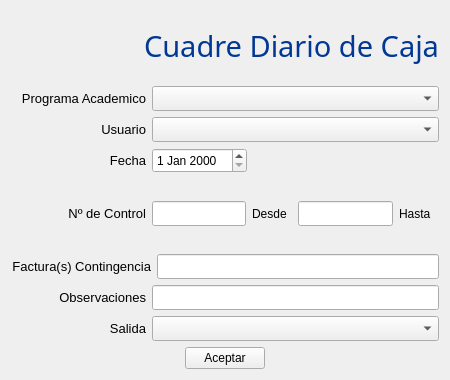
<?xml version="1.0" encoding="UTF-8"?>
<ui version="4.0">
 <class>contingencia</class>
 <widget class="QWidget" name="contingencia">
  <property name="geometry">
   <rect>
    <x>0</x>
    <y>0</y>
    <width>450</width>
    <height>380</height>
   </rect>
  </property>
  <property name="maximumSize">
   <size>
    <width>450</width>
    <height>380</height>
   </size>
  </property>
  <property name="windowTitle">
   <string>CAJA</string>
  </property>
  <property name="windowIcon">
   <iconset resource="icons.qrc">
    <normaloff>:/new/prefix1/iconos/esfera48.png</normaloff>:/new/prefix1/iconos/esfera48.png</iconset>
  </property>
  <layout class="QVBoxLayout" name="verticalLayout">
   <item>
    <widget class="QLabel" name="label">
     <property name="font">
      <font>
       <family>Gill Sans MT</family>
       <pointsize>22</pointsize>
       <weight>50</weight>
       <italic>false</italic>
       <bold>false</bold>
      </font>
     </property>
     <property name="styleSheet">
      <string notr="true">font: 22pt &quot;Gill Sans MT&quot;;
color: rgb(00,56,147);</string>
     </property>
     <property name="lineWidth">
      <number>0</number>
     </property>
     <property name="text">
      <string>Cuadre Diario de Caja</string>
     </property>
     <property name="textFormat">
      <enum>Qt::PlainText</enum>
     </property>
     <property name="alignment">
      <set>Qt::AlignRight|Qt::AlignTrailing|Qt::AlignVCenter</set>
     </property>
    </widget>
   </item>
   <item>
    <layout class="QHBoxLayout" name="horizontalLayout_6">
     <item>
      <widget class="QLabel" name="label_5">
       <property name="minimumSize">
        <size>
         <width>135</width>
         <height>0</height>
        </size>
       </property>
       <property name="maximumSize">
        <size>
         <width>114</width>
         <height>16777215</height>
        </size>
       </property>
       <property name="font">
        <font>
         <family>Segoe UI</family>
         <pointsize>10</pointsize>
        </font>
       </property>
       <property name="text">
        <string>Programa Academico</string>
       </property>
       <property name="alignment">
        <set>Qt::AlignRight|Qt::AlignTrailing|Qt::AlignVCenter</set>
       </property>
      </widget>
     </item>
     <item>
      <widget class="QComboBox" name="programa">
       <property name="minimumSize">
        <size>
         <width>0</width>
         <height>25</height>
        </size>
       </property>
       <property name="font">
        <font>
         <family>Segoe UI</family>
         <pointsize>9</pointsize>
        </font>
       </property>
      </widget>
     </item>
    </layout>
   </item>
   <item>
    <layout class="QHBoxLayout" name="horizontalLayout_8">
     <item>
      <widget class="QLabel" name="label_10">
       <property name="minimumSize">
        <size>
         <width>135</width>
         <height>0</height>
        </size>
       </property>
       <property name="maximumSize">
        <size>
         <width>135</width>
         <height>16777215</height>
        </size>
       </property>
       <property name="font">
        <font>
         <family>Segoe UI</family>
         <pointsize>10</pointsize>
        </font>
       </property>
       <property name="text">
        <string>Usuario</string>
       </property>
       <property name="alignment">
        <set>Qt::AlignRight|Qt::AlignTrailing|Qt::AlignVCenter</set>
       </property>
      </widget>
     </item>
     <item>
      <widget class="QComboBox" name="user">
       <property name="minimumSize">
        <size>
         <width>0</width>
         <height>25</height>
        </size>
       </property>
       <property name="font">
        <font>
         <family>Segoe UI</family>
         <pointsize>9</pointsize>
        </font>
       </property>
      </widget>
     </item>
    </layout>
   </item>
   <item>
    <layout class="QHBoxLayout" name="horizontalLayout_7">
     <item>
      <widget class="QLabel" name="label_9">
       <property name="minimumSize">
        <size>
         <width>135</width>
         <height>0</height>
        </size>
       </property>
       <property name="maximumSize">
        <size>
         <width>135</width>
         <height>16777215</height>
        </size>
       </property>
       <property name="font">
        <font>
         <family>Segoe UI</family>
         <pointsize>10</pointsize>
        </font>
       </property>
       <property name="text">
        <string>Fecha</string>
       </property>
       <property name="alignment">
        <set>Qt::AlignRight|Qt::AlignTrailing|Qt::AlignVCenter</set>
       </property>
      </widget>
     </item>
     <item>
      <widget class="QDateEdit" name="fecha">
       <property name="minimumSize">
        <size>
         <width>0</width>
         <height>25</height>
        </size>
       </property>
       <property name="font">
        <font>
         <family>Segoe UI</family>
         <pointsize>9</pointsize>
        </font>
       </property>
      </widget>
     </item>
     <item>
      <spacer name="horizontalSpacer_3">
       <property name="orientation">
        <enum>Qt::Horizontal</enum>
       </property>
       <property name="sizeHint" stdset="0">
        <size>
         <width>40</width>
         <height>20</height>
        </size>
       </property>
      </spacer>
     </item>
    </layout>
   </item>
   <item>
    <layout class="QHBoxLayout" name="horizontalLayout_5">
     <item>
      <widget class="QLabel" name="label_6">
       <property name="minimumSize">
        <size>
         <width>135</width>
         <height>0</height>
        </size>
       </property>
       <property name="font">
        <font>
         <family>Segoe UI</family>
         <pointsize>10</pointsize>
        </font>
       </property>
       <property name="text">
        <string>Nº de Control</string>
       </property>
       <property name="alignment">
        <set>Qt::AlignRight|Qt::AlignTrailing|Qt::AlignVCenter</set>
       </property>
      </widget>
     </item>
     <item>
      <widget class="QLineEdit" name="control1">
       <property name="minimumSize">
        <size>
         <width>0</width>
         <height>25</height>
        </size>
       </property>
       <property name="font">
        <font>
         <family>Segoe UI</family>
         <pointsize>9</pointsize>
        </font>
       </property>
      </widget>
     </item>
     <item>
      <widget class="QLabel" name="label_8">
       <property name="minimumSize">
        <size>
         <width>40</width>
         <height>0</height>
        </size>
       </property>
       <property name="font">
        <font>
         <family>Segoe UI</family>
         <pointsize>9</pointsize>
        </font>
       </property>
       <property name="text">
        <string>Desde</string>
       </property>
      </widget>
     </item>
     <item>
      <widget class="QLineEdit" name="control2">
       <property name="minimumSize">
        <size>
         <width>0</width>
         <height>25</height>
        </size>
       </property>
       <property name="font">
        <font>
         <family>Segoe UI</family>
         <pointsize>9</pointsize>
        </font>
       </property>
      </widget>
     </item>
     <item>
      <widget class="QLabel" name="label_7">
       <property name="minimumSize">
        <size>
         <width>40</width>
         <height>0</height>
        </size>
       </property>
       <property name="font">
        <font>
         <family>Segoe UI</family>
         <pointsize>9</pointsize>
        </font>
       </property>
       <property name="text">
        <string>Hasta</string>
       </property>
      </widget>
     </item>
    </layout>
   </item>
   <item>
    <layout class="QHBoxLayout" name="horizontalLayout_2">
     <item>
      <widget class="QLabel" name="label_2">
       <property name="minimumSize">
        <size>
         <width>135</width>
         <height>0</height>
        </size>
       </property>
       <property name="font">
        <font>
         <family>Segoe UI</family>
         <pointsize>10</pointsize>
        </font>
       </property>
       <property name="text">
        <string>Factura(s) Contingencia</string>
       </property>
       <property name="alignment">
        <set>Qt::AlignRight|Qt::AlignTrailing|Qt::AlignVCenter</set>
       </property>
      </widget>
     </item>
     <item>
      <widget class="QLineEdit" name="rango">
       <property name="minimumSize">
        <size>
         <width>0</width>
         <height>25</height>
        </size>
       </property>
       <property name="font">
        <font>
         <family>Segoe UI</family>
         <pointsize>9</pointsize>
        </font>
       </property>
      </widget>
     </item>
    </layout>
   </item>
   <item>
    <layout class="QHBoxLayout" name="horizontalLayout_4">
     <item>
      <widget class="QLabel" name="label_4">
       <property name="minimumSize">
        <size>
         <width>135</width>
         <height>0</height>
        </size>
       </property>
       <property name="font">
        <font>
         <family>Segoe UI</family>
         <pointsize>10</pointsize>
        </font>
       </property>
       <property name="text">
        <string>Observaciones</string>
       </property>
       <property name="alignment">
        <set>Qt::AlignRight|Qt::AlignTrailing|Qt::AlignVCenter</set>
       </property>
      </widget>
     </item>
     <item>
      <widget class="QLineEdit" name="observacion">
       <property name="minimumSize">
        <size>
         <width>0</width>
         <height>25</height>
        </size>
       </property>
       <property name="font">
        <font>
         <family>Segoe UI</family>
         <pointsize>9</pointsize>
        </font>
       </property>
      </widget>
     </item>
    </layout>
   </item>
   <item>
    <layout class="QHBoxLayout" name="horizontalLayout_3">
     <item>
      <widget class="QLabel" name="label_3">
       <property name="minimumSize">
        <size>
         <width>135</width>
         <height>0</height>
        </size>
       </property>
       <property name="maximumSize">
        <size>
         <width>135</width>
         <height>16777215</height>
        </size>
       </property>
       <property name="font">
        <font>
         <family>Segoe UI</family>
         <pointsize>10</pointsize>
        </font>
       </property>
       <property name="text">
        <string>Salida</string>
       </property>
       <property name="alignment">
        <set>Qt::AlignRight|Qt::AlignTrailing|Qt::AlignVCenter</set>
       </property>
      </widget>
     </item>
     <item>
      <widget class="QComboBox" name="salida">
       <property name="minimumSize">
        <size>
         <width>0</width>
         <height>25</height>
        </size>
       </property>
       <property name="font">
        <font>
         <family>Segoe UI</family>
         <pointsize>9</pointsize>
        </font>
       </property>
      </widget>
     </item>
    </layout>
   </item>
   <item>
    <layout class="QHBoxLayout" name="horizontalLayout">
     <item>
      <spacer name="horizontalSpacer_2">
       <property name="orientation">
        <enum>Qt::Horizontal</enum>
       </property>
       <property name="sizeHint" stdset="0">
        <size>
         <width>40</width>
         <height>20</height>
        </size>
       </property>
      </spacer>
     </item>
     <item>
      <widget class="QPushButton" name="aceptar">
       <property name="font">
        <font>
         <family>Segoe UI</family>
         <pointsize>9</pointsize>
        </font>
       </property>
       <property name="text">
        <string>Aceptar</string>
       </property>
      </widget>
     </item>
     <item>
      <spacer name="horizontalSpacer">
       <property name="orientation">
        <enum>Qt::Horizontal</enum>
       </property>
       <property name="sizeHint" stdset="0">
        <size>
         <width>40</width>
         <height>20</height>
        </size>
       </property>
      </spacer>
     </item>
    </layout>
   </item>
  </layout>
 </widget>
 <resources>
  <include location="icons.qrc"/>
 </resources>
 <connections/>
</ui>
